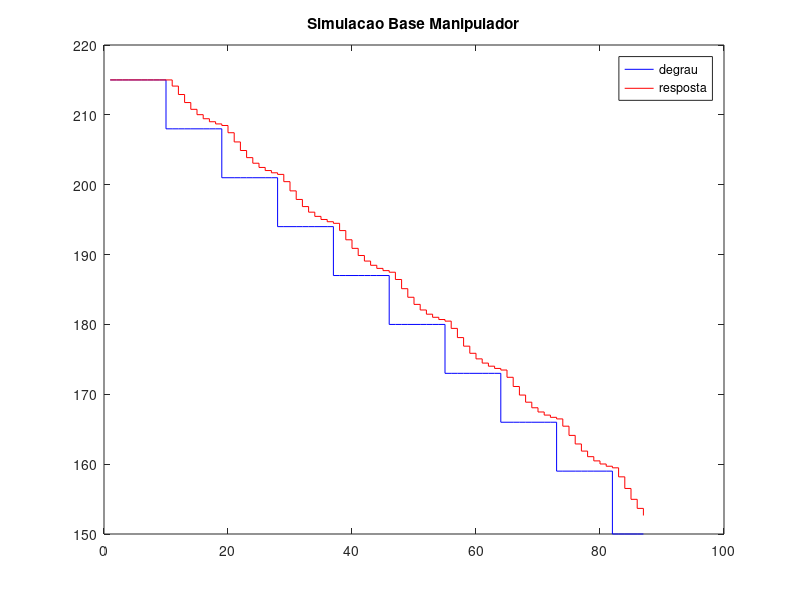
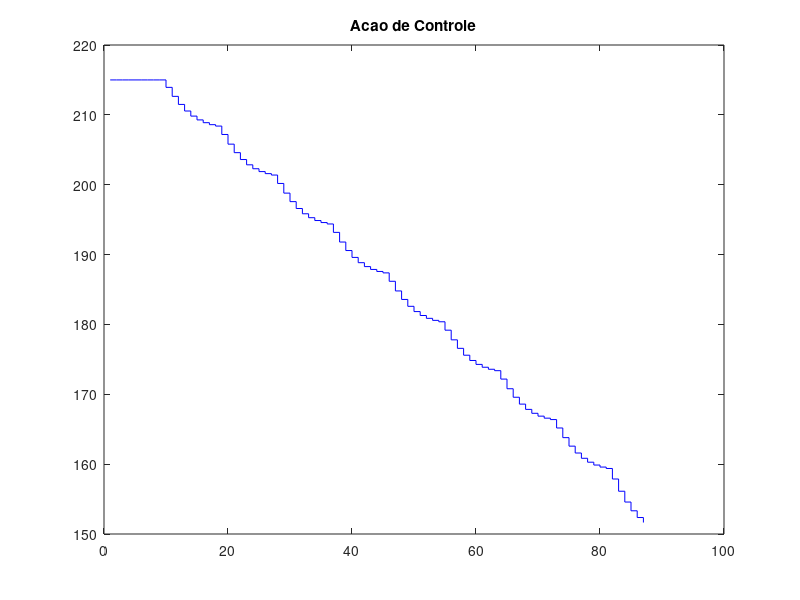
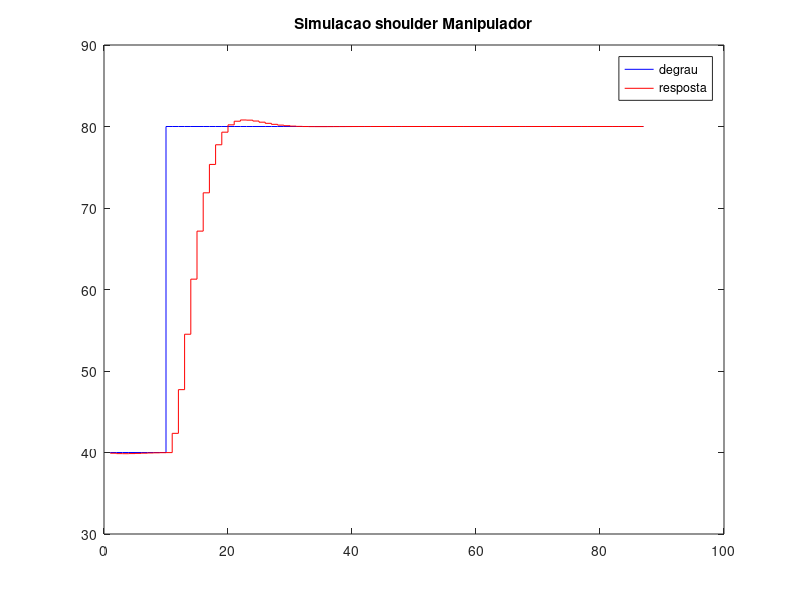
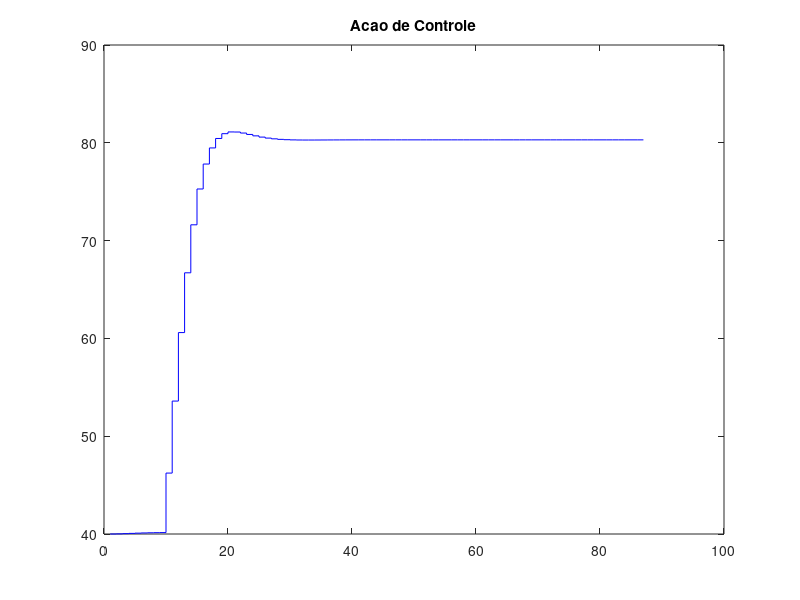

Source code (MATLAB) for these figures, in order:
clc;
close all;

% BASE
r_k_base = 215;
y_k_base = 215;
y_k_base_delay = 215;
y_k_base_delay_2 = 215;
u_k_base = 215;
u_k_base_delay = 215;
u_k_base_delay_2 = 215;
e_k_base = 0;
e_k_base_delay = 0;
y_k_base_Output = zeros(1,87);
r_k_base_Output = zeros(1,87);
u_k_base_Output = zeros(1,87);

x_axis = zeros(1,87);

% SHOULDER
r_k_shoulder = 40;
y_k_shoulder = 40;
y_k_shoulder_delay = 40;
y_k_shoulder_delay_2 = 40;
u_k_shoulder = 40;
u_k_shoulder_delay = 40;
u_k_shoulder_delay_2 = 40;
e_k_shoulder = 0;
e_k_shoulder_delay = 0;
y_k_shoulder_Output = zeros(1,87);
r_k_shoulder_Output = zeros(1,87);
u_k_shoulder_Output = zeros(1,87);

% FOREARM
r_k_forearm = 32;
y_k_forearm = 32;
y_k_forearm_delay = 32;
y_k_forearm_delay_2 = 32;
u_k_forearm = 32;
u_k_forearm_delay = 32;
u_k_forearm_delay_2 = 32;
e_k_forearm = 0;
e_k_forearm_delay = 0;
y_k_forearm_Output = zeros(1,87);
r_k_forearm_Output = zeros(1,87);
u_k_forearm_Output = zeros(1,87);

for idx = 1:87
    
    if idx <= 9
        r_k_base = 215;
        r_k_shoulder = 40;
        r_k_forearm = 32;
    elseif (idx >= 9) & (idx <= 18)
        r_k_base = 208;
        r_k_shoulder = 80;
        r_k_forearm = 100;
    elseif (idx >= 18) & (idx <= 27)
        r_k_base = 201;
        r_k_shoulder = 80;
        r_k_forearm = 100;
    elseif (idx >= 27) & (idx <= 36)
        r_k_base = 194;
        r_k_shoulder = 80;
        r_k_forearm = 100;
    elseif (idx >= 36) & (idx <= 45)
        r_k_base = 187;
        r_k_shoulder = 80;
        r_k_forearm = 100;
    elseif (idx >= 45) & (idx <= 54)
        r_k_base = 180;
        r_k_shoulder = 80;
        r_k_forearm = 100;
    elseif (idx >= 54) & (idx <= 63)
        r_k_base = 173;
        r_k_shoulder = 80;
        r_k_forearm = 100;
    elseif (idx >= 63) & (idx <= 72)
        r_k_base = 166;
        r_k_shoulder = 80;
        r_k_forearm = 100;
    elseif (idx >= 72) & (idx <= 81)
        r_k_base = 159;
        r_k_shoulder = 80;
        r_k_forearm = 100;
    else
        r_k_base = 150;
        r_k_shoulder = 80;
        r_k_forearm = 100;
    end
    
    e_k_base = r_k_base - y_k_base;
    e_k_shoulder = r_k_shoulder - y_k_shoulder;
    e_k_forearm = r_k_forearm - y_k_forearm;
    
%     u_k_base = u_k_base_delay + 0.413*e_k_base - 0.1508*e_k_base_delay;
%     u_k_shoulder = u_k_shoulder_delay + 0.1572*e_k_shoulder + 0.06513*e_k_shoulder_delay;
%     u_k_forearm = u_k_forearm_delay + 0.413*e_k_forearm - 0.1508*e_k_forearm_delay;
    
    % Sem sem zero nao minimo
    u_k_base = u_k_base_delay + 0.152*e_k_base + 0.032*e_k_base_delay;
    u_k_shoulder = u_k_shoulder_delay + 0.152*e_k_shoulder + 0.032*e_k_shoulder_delay;
    u_k_forearm = u_k_forearm_delay + 0.152*e_k_forearm + 0.032*e_k_forearm_delay;
      
    y_k_base = 0.8273*u_k_base_delay - 0.6543*u_k_base_delay_2 + 0.9515*y_k_base_delay - 0.1245*y_k_base_delay_2;
    y_k_shoulder = 0.3876*u_k_shoulder_delay + 0.198*u_k_shoulder_delay_2 + 0.5515*y_k_shoulder_delay - 0.1393*y_k_shoulder_delay_2;
    y_k_forearm = 0.8273*u_k_forearm_delay - 0.6543*u_k_forearm_delay_2 + 0.9515*y_k_forearm_delay - 0.1245*y_k_forearm_delay_2;
    
    y_k_base_Output(idx) = y_k_base;
    y_k_shoulder_Output(idx) = y_k_shoulder;
    y_k_forearm_Output(idx) = y_k_forearm;
    
    r_k_base_Output(idx) = r_k_base;
    r_k_shoulder_Output(idx) = r_k_shoulder;
    r_k_forearm_Output(idx) = r_k_forearm;
    
    u_k_base_Output(idx) = u_k_base;
    u_k_shoulder_Output(idx) = u_k_shoulder;
    u_k_forearm_Output(idx) = u_k_forearm;
    
    x_axis(idx) = idx;
    
	y_k_base_delay_2 = y_k_base_delay;
	u_k_base_delay_2 = u_k_base_delay;    
	y_k_base_delay = y_k_base;
	u_k_base_delay = u_k_base;
    e_k_base_delay = e_k_base;
    
    y_k_shoulder_delay_2 = y_k_shoulder_delay;
    u_k_shoulder_delay_2 = u_k_shoulder_delay;
	y_k_shoulder_delay = y_k_shoulder;
	u_k_shoulder_delay = u_k_shoulder;
    e_k_shoulder_delay = e_k_shoulder;
    
    y_k_forearm_delay_2 = y_k_forearm_delay;
    u_k_forearm_delay_2 = u_k_forearm_delay;
	y_k_forearm_delay = y_k_forearm;
	u_k_forearm_delay = u_k_forearm;
    e_k_forearm_delay = e_k_forearm;
end

figure(1)
stairs(x_axis(1,:),r_k_base_Output(1,:),'b');
hold on
stairs(x_axis(1,:),y_k_base_Output(1,:),'r');
legend('degrau','resposta')
title('Simulacao Base Manipulador')

figure(2)
stairs(x_axis(1,:),u_k_base_Output(1,:),'b');
title('Acao de Controle')

figure(3)
stairs(x_axis(1,:),r_k_shoulder_Output(1,:),'b');
hold on
stairs(x_axis(1,:),y_k_shoulder_Output(1,:),'r');
legend('degrau','resposta')
title('Simulacao shoulder Manipulador')

figure(4)
stairs(x_axis(1,:),u_k_shoulder_Output(1,:),'b');
title('Acao de Controle')

figure(5)
stairs(x_axis(1,:),r_k_forearm_Output(1,:),'b');
hold on
stairs(x_axis(1,:),y_k_forearm_Output(1,:),'r');
legend('degrau','resposta')
title('Simulacao forearm Manipulador')

figure(6)
stairs(x_axis(1,:),u_k_forearm_Output(1,:),'b');
title('Acao de Controle')